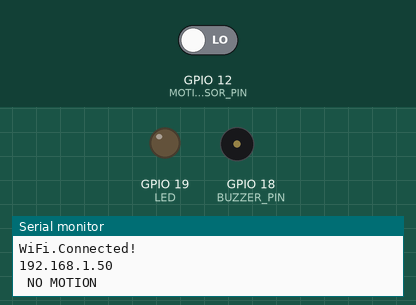
This sketch was run on a simulated ESP32. Shown: output pins drawn as LEDs (lit = HIGH), buzzer (waves = sounding), the last lines printed to the serial monitor. The inputs (shaded band) are chosen by the test bench; at power-on: GPIO 12 (MOTION_SENSOR_PIN) LOW. WiFi joins after 1.5 s; servers stay silent unless stated.

Above: at 3.0 s.
3.1 s: GPIO 12 (MOTION_SENSOR_PIN) driven HIGH
At 4.8 s:
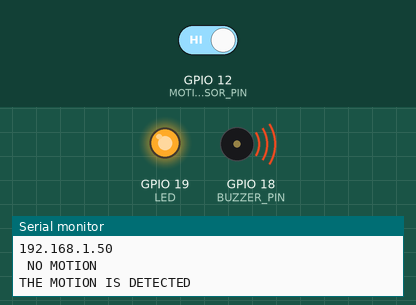
10.0 s: GPIO 12 (MOTION_SENSOR_PIN) driven LOW
At 11.1 s:
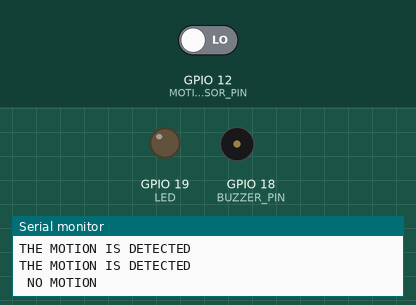
Timing chart, 0 to 13.0 s (numbered marks = the images above; inputs shaded):
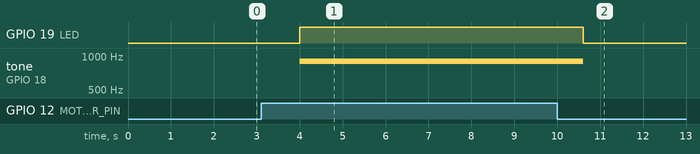

Measured:
- after the input at 3.1 s, GPIO 19 (LED): LOW → HIGH after 0.91 s; tone on GPIO 18 (BUZZER_PIN): silent → 900 Hz after 0.91 s
- after the input at 10.0 s, GPIO 19 (LED): HIGH → LOW after 0.61 s; tone on GPIO 18 (BUZZER_PIN): 900 Hz → silent after 0.61 s

The sketch:

Sensor_Anti_maling_Berbasis_IOT.ino
```cpp
// Fahmi Fahreza Ahmad
//link simulasi Wokwi ESP32 sensor anti maling : https://wokwi.com/projects/350386775400645203

// Template ID, Device Name and Auth Token are provided by the Blynk.Cloud
// See the Device Info tab, or Template settings
#define BLYNK_TEMPLATE_ID           "TMPL0-XiF-ap"
#define BLYNK_DEVICE_NAME           "Sensor PIR"
#define BLYNK_AUTH_TOKEN            "MJpFvFLnxtcWBeJ2SEP_y0Gmkbf-Jg6C"

//include library CTBot
#include "CTBot.h";
//variable for bot telegram
CTBot myBot;
//konfiguration wifi connection


// Comment this out to disable prints and save space
#define BLYNK_PRINT Serial


#include <WiFi.h>
#include <WiFiClient.h>
#include <BlynkSimpleEsp32.h>

char auth[] = BLYNK_AUTH_TOKEN;

// Your WiFi credentials.
// Set password to "" for open networks.
  char ssid[] = "Wokwi-GUEST";
  char pass[] = "";


const byte MOTION_SENSOR_PIN = 12  ; // pin ESP32 terkoneksi dengan pin D12 sebagai output dari pin sensor
const byte BUZZER_PIN        = 18  ; // pin ESP32 terkoneksi dengan pin Buzzer
const byte ECHO              = 25  ; // pin ESP32 terkoneksi dengan HC-SR04
const byte TRIG              = 26  ; // pin ESP32 terkoneksi dengan HC-SR04
const byte LED               = 19  ; // pin ESP43 terkoneksi dengan LED

//Buzzer
int freqB = 900;
int chan1B  = 0;
int resoB   = 8;
int dutyCycleB  = 128;

//Ultrasonic Sensor
float waktu, jarak;

String token = "5933373005:AAG77Vd5EOZ1DYloS7GBOXA29k6-lvRE5_M";
const int id =  5977573249;


void setup(){

  myBot.setTelegramToken(token);

  // Debug console
  Serial.begin(115200);

  Blynk.begin(auth, ssid, pass);
  while(WiFi.status() != WL_CONNECTED){
    delay(100);
    Serial.println(".");
  }
  Serial.println("WiFi.Connected!");
  Serial.println(WiFi.localIP());


  // You can also specify server:
  //Blynk.begin(auth, ssid, pass, "blynk.cloud", 80);
  //Blynk.begin(auth, ssid, pass, IPAddress(192,168,1,100), 8080);
  pinMode(MOTION_SENSOR_PIN, INPUT); // masukkan PIR menjadi pin input
  pinMode(ECHO, INPUT); // masukkan pin HC-SR05 menjadi pin input
  pinMode(TRIG, OUTPUT);
  pinMode(LED, OUTPUT) ;
  pinMode(BUZZER_PIN, OUTPUT) ; // masukan buzzer menjadi pin output

  ledcSetup(chan1B, freqB, resoB);
  ledcAttachPin(BUZZER_PIN, chan1B);

}

void loop(){
  TBMessage msg;
 if (myBot.getNewMessage(msg))
{

//variabel penampung isi pesan
String pesan = msg.text;
Serial.println("Pesan Masuk : " + pesan);
Serial.println("Kirim Balasan :" + pesan);
if (pesan == "Hello")
{
  //kirim pesan balasan
  myBot.sendMessage(msg.sender.id, "Hello, Aventura");
}
else {
  //kirim pesan balasan
  myBot.sendMessage(msg.sender.id, "Say Hello");
  }
}
  Blynk.run();
  // You can inject your own code or combine it with other sketches.
  // Check other examples on how to communicate with Blynk. Remember
  // to avoid delay() function!
   digitalWrite(MOTION_SENSOR_PIN, HIGH); // membaca sensor PIR
  delayMicroseconds(100); //waktu delay
  digitalWrite(MOTION_SENSOR_PIN, LOW);

  waktu = pulseIn(MOTION_SENSOR_PIN, HIGH);
  jarak = 0.017 * waktu;

  int pinSensor = digitalRead(MOTION_SENSOR_PIN);

 if(pinSensor == 1) {
     Serial.println("THE MOTION IS DETECTED");
     ledcWrite(chan1B, dutyCycleB);
     //kirim pesan balasan
  myBot.sendMessage(msg.sender.id, "DANGER!!!");
     digitalWrite(LED, HIGH);

     }


else {
  Serial.println(" NO MOTION ");
  //kirim pesan balasan
  myBot.sendMessage(msg.sender.id, "NO MOTION");
     ledcWrite(chan1B, 0);
    (jarak = 0 );
     digitalWrite(LED, LOW);

}
}
```
